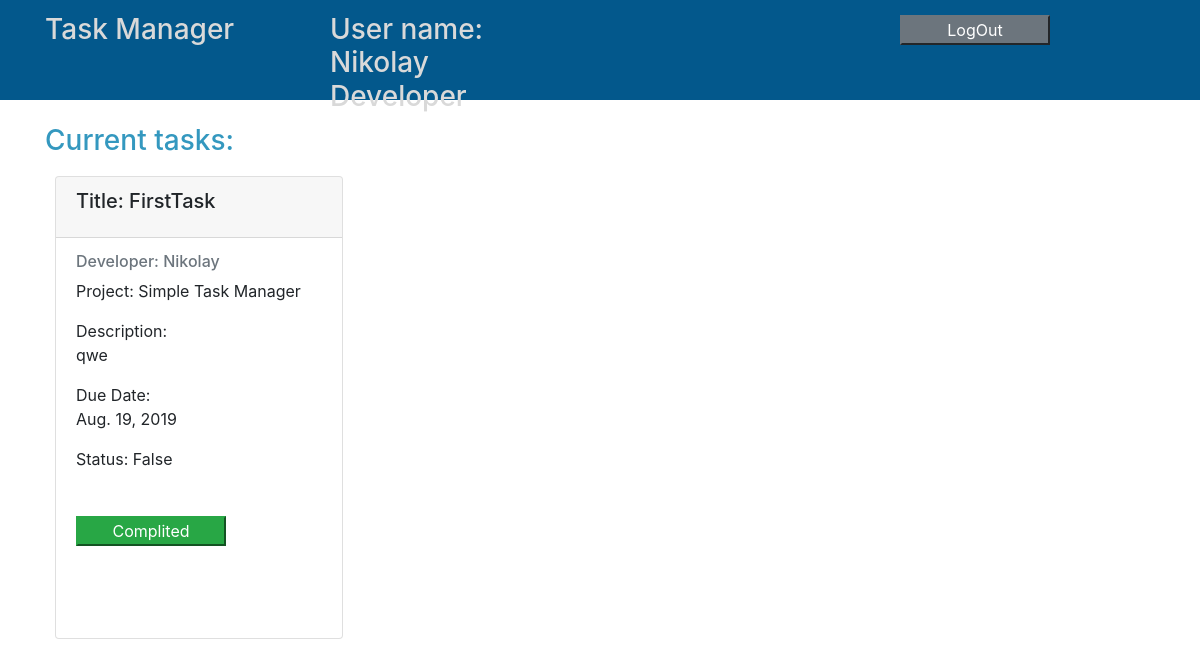
The page / (signed in) on the database as committed earlier.
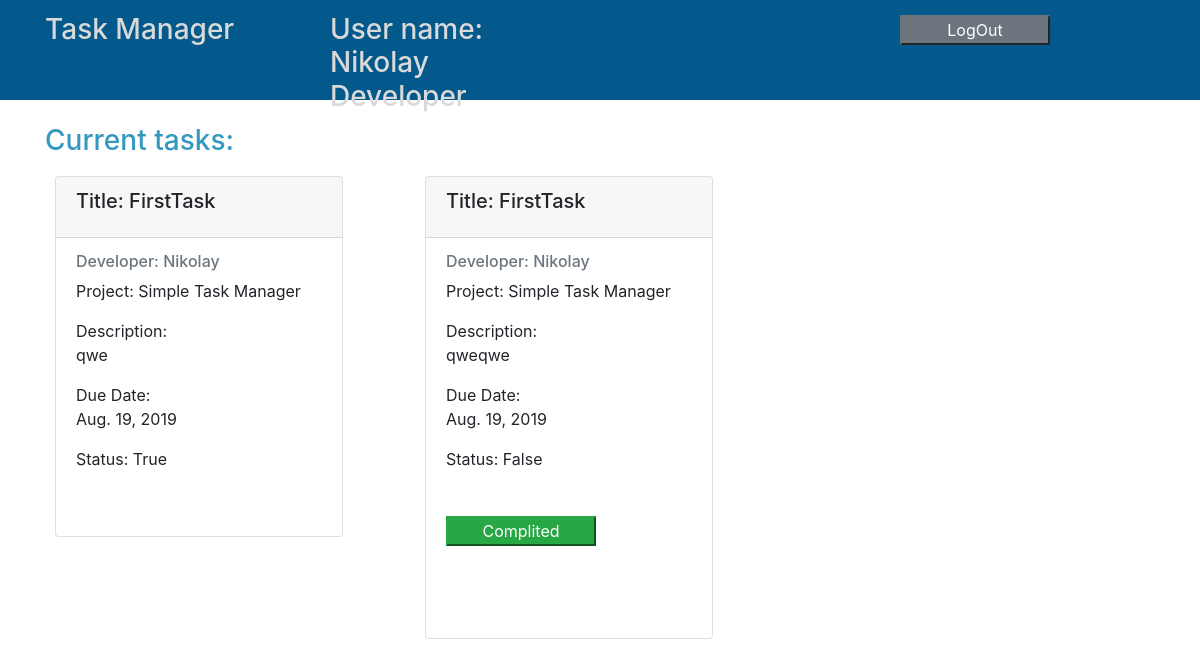
The same page on the database as committed later.
### mainPage/models.py (models this page shows, shortened)
class UserMy(models.Model):
    user = models.OneToOneField(User, on_delete=models.CASCADE)
    user_role = models.CharField(max_length=40, choices=(('Manager','Manager'),('Developer','Developer')))
    def __str__(self):
        return self.user.username

class Task(models.Model):
    title = models.CharField(max_length=100)
    description = models.CharField(max_length=300)
    due_date = models.DateField(auto_now=False, auto_now_add=False)
    project = models.ForeignKey('Project',on_delete=models.PROTECT)
    developer = models.ForeignKey('UserMy',on_delete=models.PROTECT,limit_choices_to={'user_role': 'Developer'})
    status = models.BooleanField(default=False)

class Project(models.Model):
    project_name = models.CharField(max_length=200)
    users = models.ManyToManyField(UserMy)
    def __str__(self):
        return self.project_name

### mainPage/views.py (the view)
# urls.py: path('', main, name='mainPage'),
def main(request):
    taskskQuery = Task.objects.all()
    usersQuery = UserMy.objects.all()
    serializer_class = TaskSerializer
    context = {
        'taskskQuery':taskskQuery,
        'usersQuery':usersQuery,
    }
    return render(request,'mainPage/mainPage.html',context)

### mainPage/templates/mainPage/mainPage.html (shortened to what this page needs)
{% extends 'mainPage/mainTemple.html' %}
{% load static %}
{% block content %}
<div class="container">
    {% if user.is_authenticated %}
        <h3 style="color:#3498BF;">Current tasks:</h3>
        <div class="tasks">
            {% if taskskQuery %}
                {% for post in taskskQuery %}
                    <div class="task-{{post.id}}">
                        <div class="card" style="width: 18rem;">
                         <div class="card-header">
                             <h5 class="card-title">Title: {{post.title}}</h5>
                         </div>
                          <div class="card-body">
                            <div style="height:240px">
                                <h6 class="card-subtitle mb-2 text-muted">Developer: {{post.developer}}</h6>
                                <p class="card-text">Project: {{post.project}}</p>
                                <p class="card-text">Description:<br>{{post.description}}</p>
                                <p class="card-text">Due Date:<br>{{post.due_date}}</p>
                                <p class="card-text">Status: <span id="status">{{post.status}}</span></p>
                            </div><br>
                            {% if post.status == False %}
                                <a href="{% url 'compliteTask' post.id %}" class='complited'><button class="btn-success">Complited</button></a><br><br>
                                <a href="{% url 'editTask' post.id %}" class="deleteTask"><button class="btn-secondary">Edit task</button></a><br><br>
                            {% endif %}
                          </div>
                         </div>
                    </div>
                {% endfor %}
            {% else %}
                <p>You don't have any tasks :)</p>
            {% endif %}
    {% endif %}
</div>
{% endblock %}

### mainPage/templates/mainPage/mainTemple.html (shortened to what this page needs)
{% load static %}
<html>
<head>
    <link href="{% static 'mainPage/css/main.css' %}" rel="stylesheet" type="text/css">
    <link rel="stylesheet" href="https://stackpath.bootstrapcdn.com/bootstrap/4.3.1/css/bootstrap.min.css">
</head>
<body>
    <header>
        <div class="container">
            <div class="row">
                <div class="col-sm">
                    <h3>Task Manager</h3>
                </div>
                <div class="col-sm">
                    <h3 id='username'>User name: {{user.username}}<br><span>{% for post in usersQuery %}{% if post.user == user %}{{post.user_role}}{% endif %}{% endfor %}</span></h3>
                </div>
                <div class="col-sm">
                </div>
                <div class="col-sm">
                    <a href="/accountsTest/logout/" id='logout'><button class="btn-secondary">LogOut</button></a>
                </div>
            </div>
        </div>
    </header>
    <main><br>
        {% block content %}
        {% endblock %}
    </main>
</body>
</html>

### mainPage/static/mainPage/css/main.css (style rules this page uses)
body { margin: 0; padding: 0; }
header { height: 100px; background-color: #03588C; }
.col-sm h3 { margin-top: 5%; color: #D9D9D9; }
.col-sm button { margin-top: 6%; }
.tasks { display: grid; grid-template-columns: 1fr 1fr 1fr; }
.card { margin: 10px; }
button { width: 150px; }

Rows that differ between the two databases and show on the page:
changed Task "qwe": status "False" → "True"; no longer shows "Complited"
added Task: title "FirstTask", developer "Nikolay", project "Simple Task Manager", description "qweqwe", due_date "Aug. 19, 2019", status "False", shows "Complited"
